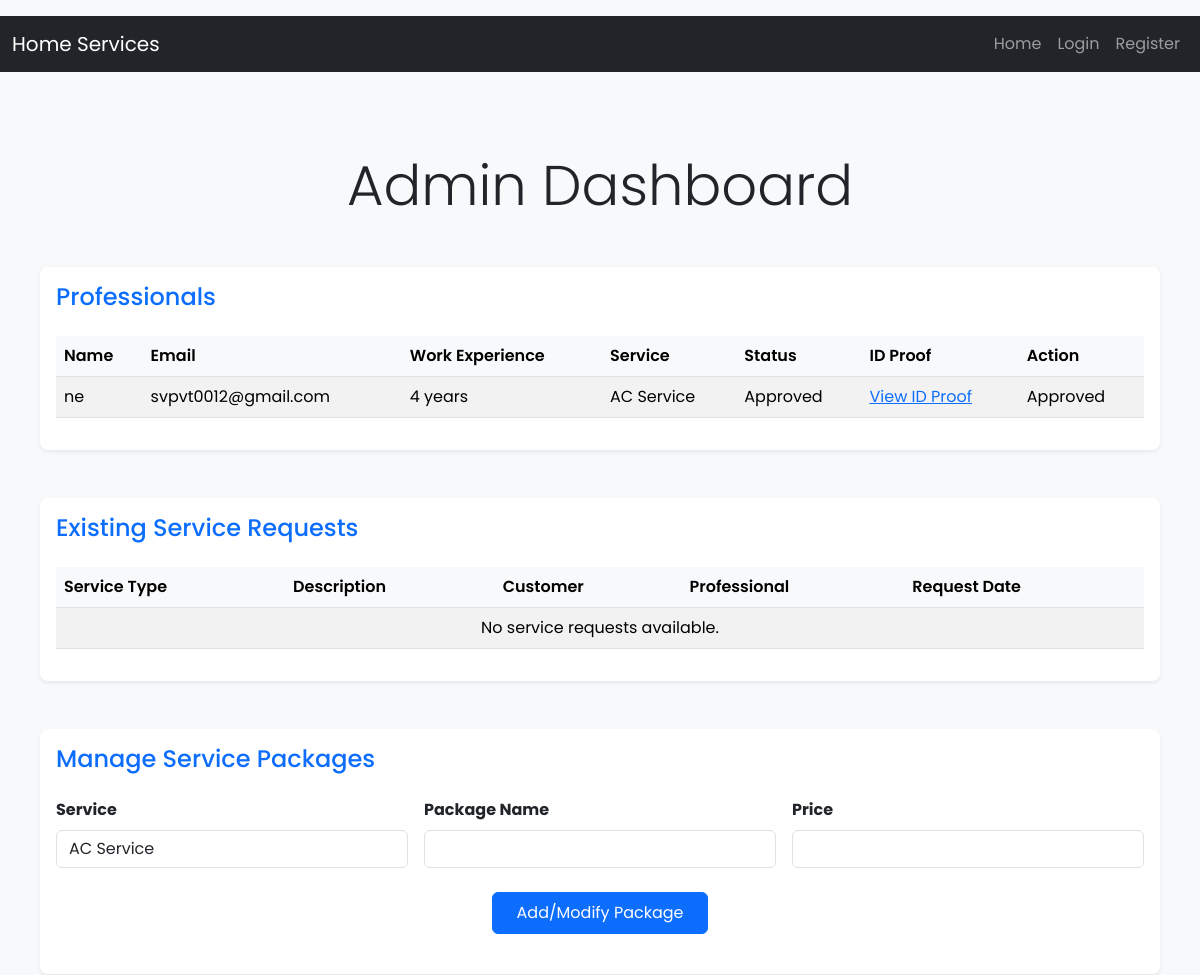
Before: /admin/dashboard (upper part) with the older database file.
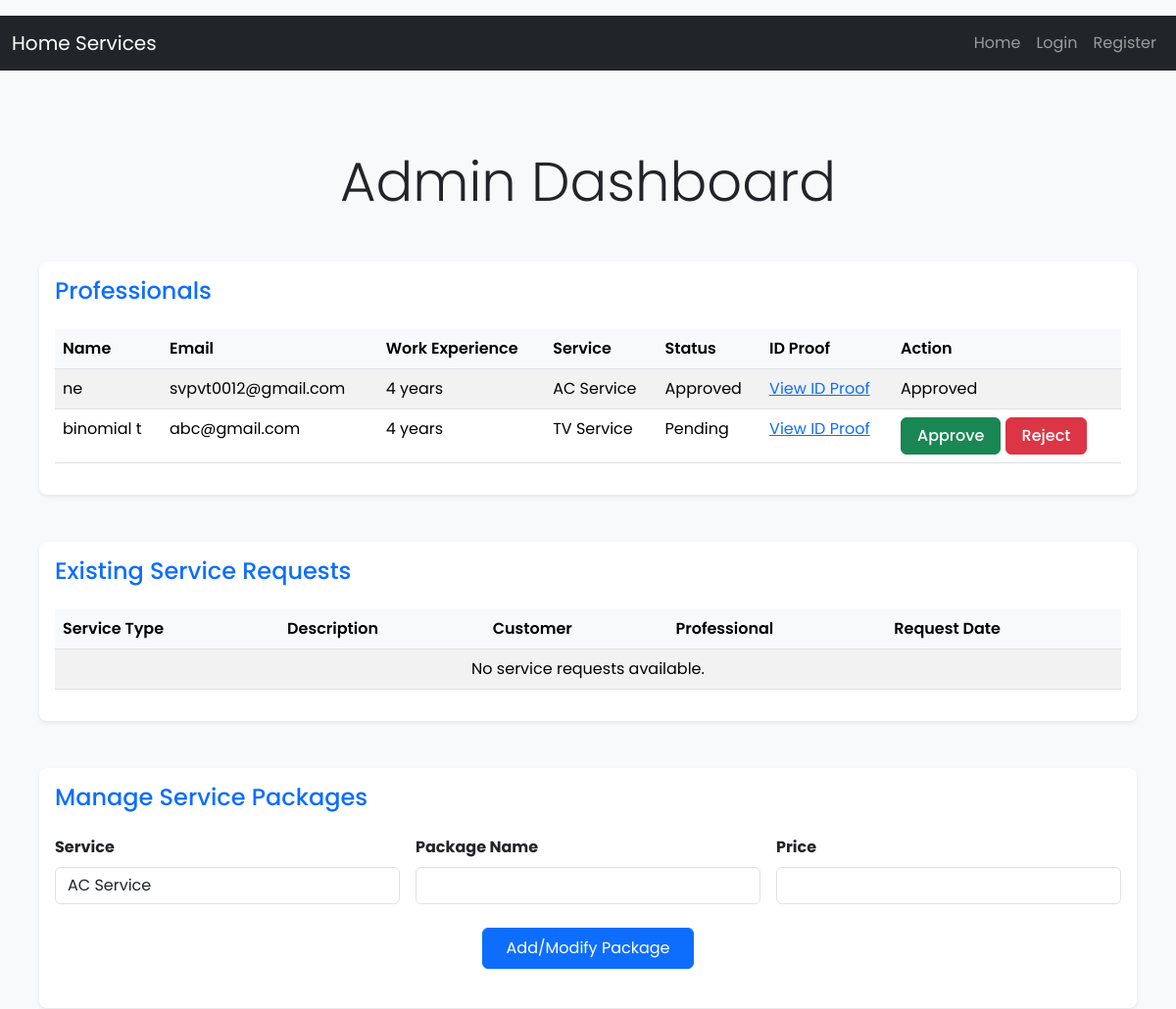
After: the same page with the newer database file.
### applications/model.py (models this page shows)
class Professional(db.Model):
    __tablename__ = 'professionals'
    id = db.Column(db.Integer, primary_key=True)
    name = db.Column(db.String(100), nullable=False)
    service = db.Column(db.String(100), nullable=False)  # Type of service provided
    work_experience = db.Column(db.String(100), nullable=False)
    email = db.Column(db.String(100), nullable=False)
    username = db.Column(db.String(50), unique=True, nullable=False)
    password = db.Column(db.String(200), nullable=False)
    id_proof = db.Column(db.String(200), nullable=True)
    is_approved = db.Column(db.Boolean, default=False)
    user_id = db.Column(db.Integer, db.ForeignKey('users.id'))
    assignments = db.relationship("Assignment", backref="professional")

### main.py (the view)
@app.route('/admin/dashboard')
def admin_dashboard():
    professionals = Professional.query.all()
    assigned_requests = []
    username = session.get('username')
    roles = session.get('roles', [])
    return render_template(
        'adboard.html',
        professionals=professionals,
        assigned_requests=assigned_requests,
        services=services,
        packages=packages,
        username=username,
        roles=roles
    )

### templates/adboard.html (shortened to what the changed rows need)
{% extends 'base.html' %}
{% block content %}
<div class="container-fluid px-4 py-5">
    <h1 class="display-4 text-center mb-5">Admin Dashboard</h1>
    <div class="card shadow-sm mb-5">
        <div class="card-body">
            <div class="table-responsive">
                <table class="table table-hover table-striped">
                    <thead>
                        <tr>
                            <th>Name</th>
                            <th>Email</th>
                            <th>Work Experience</th>
                            <th>Service</th>
                            <th>Status</th>
                            <th>ID Proof</th>
                            <th>Action</th>
                        </tr>
                    </thead>
                    <tbody>
                        {% for professional in professionals %}
                        <tr>
                            <td>{{ professional.name }}</td>
                            <td>{{ professional.email }}</td>
                            <td>{{ professional.work_experience }} years</td>
                            <td>{{ professional.service }}</td>
                            <td>{{ 'Approved' if professional.is_approved else 'Pending' }}</td>
                            <td>
                                {% if professional.id_proof %}
                                <a href="{{ url_for('view_id_proof', professional_id=professional.id) }}" target="_blank">View ID Proof</a>
                                {% else %}
                                Not Uploaded
                                {% endif %}
                            </td>
                            <td>
                                {% if not professional.is_approved %}
                                <form action="{{ url_for('manage_professional', professional_id=professional.id) }}" method="POST" style="display:inline;">
                                    <button type="submit" name="action" value="approve" class="btn btn-success">Approve</button>
                                    <button type="submit" name="action" value="reject" class="btn btn-danger">Reject</button>
                                </form>
                                {% else %}
                                <span>Approved</span>
                                {% endif %}
                            </td>
                        </tr>
                        {% else %}
                        <tr>
                            <td colspan="7" class="text-center">No professionals available.</td>
                        </tr>
                        {% endfor %}
                    </tbody>
                </table>
            </div>
        </div>
    </div>
    <div class="card shadow-sm mb-5">
        <div class="card-body">
            <div class="table-responsive">
                <table class="table table-hover table-striped">
                    <thead>
                        <tr>
                            <th>Service Type</th>
                            <th>Description</th>
                            <th>Customer</th>
                            <th>Professional</th>
                            <th>Request Date</th>
                        </tr>
                    </thead>
                </table>
            </div>
        </div>
    </div>
</div>
{% endblock %}

Changed rows visible on the page:
added Professional: name "binomial t", email "abc@gmail.com", work_experience "4", service "TV Service", is_approved "Pending"
